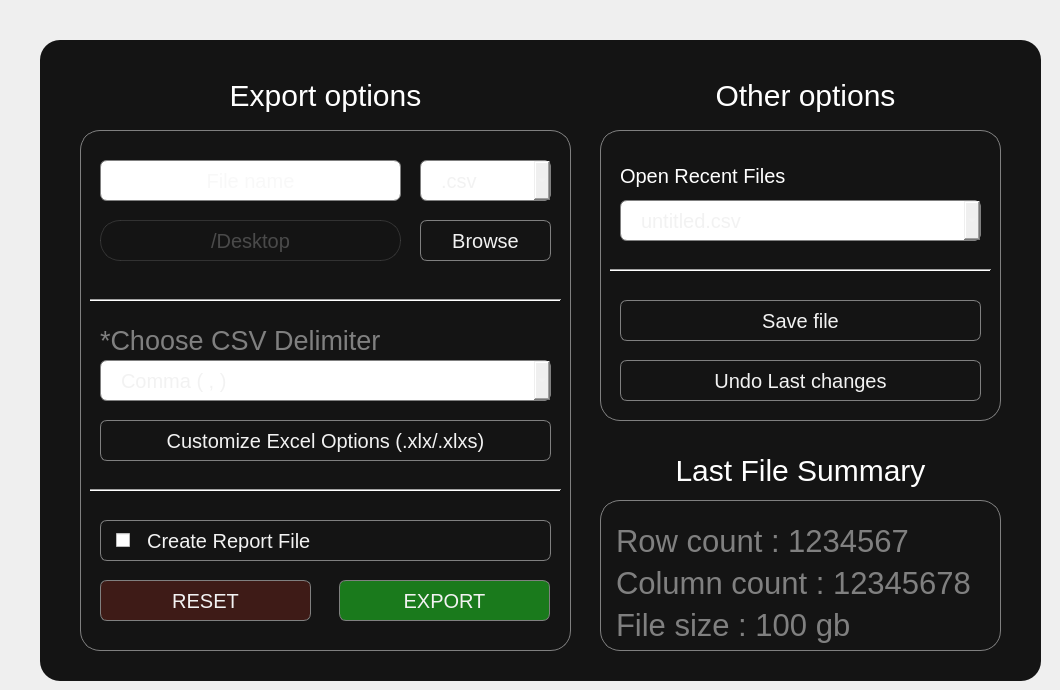
   <widget class="QWidget" name="finalization_page">
    <widget class="QLabel" name="label_35">
     <property name="geometry">
      <rect>
       <x>40</x>
       <y>40</y>
       <width>1001</width>
       <height>641</height>
      </rect>
     </property>
     <property name="styleSheet">
      <string notr="true">border:1px red;
border-radius:20px;
background-color:rgba(20,20,20,255);	</string>
     </property>
     <property name="text">
      <string/>
     </property>
    </widget>
    <widget class="QComboBox" name="file_extension_combobox">
     <property name="geometry">
      <rect>
       <x>420</x>
       <y>160</y>
       <width>131</width>
       <height>41</height>
      </rect>
     </property>
     <property name="font">
      <font>
       <pointsize>-1</pointsize>
      </font>
     </property>
     <property name="cursor">
      <cursorShape>PointingHandCursor</cursorShape>
     </property>
     <property name="styleSheet">
      <string notr="true">QComboBox {
           background-color: qlineargradient(x1:0, y1:0, x2:1, y2:0.8,
                            stop:0 rgb(71, 78, 83),
                            stop:1 rgb(49, 54, 58));
            border: 1px solid gray;
            border-radius: 7px;
            color: #f2f2f2;
            font-size: 20px;
            padding-left:20px;
        }
        
        QComboBox:hover {
           background-color: qlineargradient(x1:0, y1:0, x2:1,  y2:0.8,
                            stop:0 rgb(66, 73, 78),
                            stop:1 rgb(54, 49, 53));


        }</string>
     </property>
     <property name="insertPolicy">
      <enum>QComboBox::InsertAtBottom</enum>
     </property>
     <item>
      <property name="text">
       <string>.csv</string>
      </property>
     </item>
     <item>
      <property name="text">
       <string>.xlx</string>
      </property>
     </item>
     <item>
      <property name="text">
       <string>.xlsx</string>
      </property>
     </item>
     <item>
      <property name="text">
       <string>.json</string>
      </property>
     </item>
     <item>
      <property name="text">
       <string>.xml</string>
      </property>
     </item>
     <item>
      <property name="text">
       <string>.txt</string>
      </property>
     </item>
    </widget>
    <widget class="QPushButton" name="browse_files_btn">
     <property name="geometry">
      <rect>
       <x>420</x>
       <y>220</y>
       <width>131</width>
       <height>41</height>
      </rect>
     </property>
     <property name="cursor">
      <cursorShape>PointingHandCursor</cursorShape>
     </property>
     <property name="styleSheet">
      <string notr="true">QPushButton {
           background-color: qlineargradient(x1:0, y1:0, x2:1, y2:0.8,
                            stop:0 rgb(71, 78, 83),
                            stop:1 rgb(49, 54, 58));
            border: 1px solid gray;
            border-radius: 7px;
            color: #f2f2f2;
            font-size: 20px;
        }
        
        QPushButton:hover {
           background-color: qlineargradient(x1:0, y1:0, x2:1,  y2:0.8,
                            stop:0 rgb(66, 73, 78),
                            stop:1 rgb(54, 49, 53));


        }</string>
     </property>
     <property name="text">
      <string>Browse</string>
     </property>
    </widget>
    <widget class="QLabel" name="label_36">
     <property name="geometry">
      <rect>
       <x>80</x>
       <y>130</y>
       <width>491</width>
       <height>521</height>
      </rect>
     </property>
     <property name="styleSheet">
      <string notr="true">QLabel{
	border:1px solid gray;
	border-radius:20px;
	background-color:rgba(20,20,20,255);	
}
</string>
     </property>
     <property name="text">
      <string/>
     </property>
    </widget>
    <widget class="QLineEdit" name="file_name_lineedit">
     <property name="enabled">
      <bool>true</bool>
     </property>
     <property name="geometry">
      <rect>
       <x>100</x>
       <y>160</y>
       <width>301</width>
       <height>41</height>
      </rect>
     </property>
     <property name="cursor">
      <cursorShape>IBeamCursor</cursorShape>
     </property>
     <property name="mouseTracking">
      <bool>true</bool>
     </property>
     <property name="focusPolicy">
      <enum>Qt::ClickFocus</enum>
     </property>
     <property name="styleSheet">
      <string notr="true">QLineEdit {
           background-color: qlineargradient(x1:0, y1:0, x2:1, y2:0.8,
                            stop:0 rgb(71, 78, 83),
                            stop:1 rgb(49, 54, 58));
            border: 1px solid gray;
            border-radius: 7px;
            color: #f2f2f2;
            font-size: 20px;
        }
        
        QLineEdit:hover {
           background-color: qlineargradient(x1:0, y1:0, x2:1,  y2:0.8,
                            stop:0 rgb(66, 73, 78),
                            stop:1 rgb(54, 49, 53));


        }</string>
     </property>
     <property name="maxLength">
      <number>200</number>
     </property>
     <property name="alignment">
      <set>Qt::AlignCenter</set>
     </property>
     <property name="readOnly">
      <bool>false</bool>
     </property>
     <property name="placeholderText">
      <string>File name</string>
     </property>
    </widget>
    <widget class="QLabel" name="file_root_info_label">
     <property name="geometry">
      <rect>
       <x>100</x>
       <y>220</y>
       <width>301</width>
       <height>41</height>
      </rect>
     </property>
     <property name="styleSheet">
      <string notr="true">QLabel{
	color:rgba(80,80,80,0.9);
	border:1px solid rgba(80, 80, 80,0.5);
	border-radius:20px;
	font:20px;
	background-color:rgba(20,20,20,255);	
}
</string>
     </property>
     <property name="text">
      <string>/Desktop</string>
     </property>
     <property name="alignment">
      <set>Qt::AlignCenter</set>
     </property>
    </widget>
    <widget class="QComboBox" name="csv_delimiter_combobox">
     <property name="geometry">
      <rect>
       <x>100</x>
       <y>360</y>
       <width>451</width>
       <height>41</height>
      </rect>
     </property>
     <property name="font">
      <font>
       <pointsize>-1</pointsize>
      </font>
     </property>
     <property name="cursor">
      <cursorShape>PointingHandCursor</cursorShape>
     </property>
     <property name="styleSheet">
      <string notr="true">QComboBox {
           background-color: qlineargradient(x1:0, y1:0, x2:1, y2:0.8,
                            stop:0 rgb(71, 78, 83),
                            stop:1 rgb(49, 54, 58));
            border: 1px solid gray;
            border-radius: 7px;
            color: #f2f2f2;
            font-size: 20px;
            padding-left:20px;
        }
        
        QComboBox:hover {
           background-color: qlineargradient(x1:0, y1:0, x2:1,  y2:0.8,
                            stop:0 rgb(66, 73, 78),
                            stop:1 rgb(54, 49, 53));


        }</string>
     </property>
     <property name="insertPolicy">
      <enum>QComboBox::InsertAtBottom</enum>
     </property>
     <item>
      <property name="text">
       <string>Comma ( , )</string>
      </property>
     </item>
     <item>
      <property name="text">
       <string>Semicolon ( ; )</string>
      </property>
     </item>
     <item>
      <property name="text">
       <string>Tab ( / )</string>
      </property>
     </item>
     <item>
      <property name="text">
       <string>Pipe ( | )</string>
      </property>
     </item>
    </widget>
    <widget class="QLabel" name="label_38">
     <property name="geometry">
      <rect>
       <x>100</x>
       <y>320</y>
       <width>441</width>
       <height>41</height>
      </rect>
     </property>
     <property name="font">
      <font>
       <family>Lucida Grande</family>
       <pointsize>20</pointsize>
       <weight>50</weight>
       <bold>false</bold>
      </font>
     </property>
     <property name="cursor">
      <cursorShape>ArrowCursor</cursorShape>
     </property>
     <property name="toolTip">
      <string extracomment="Elmir"/>
     </property>
     <property name="styleSheet">
      <string notr="true">color:gray;
background-color:transparent;</string>
     </property>
     <property name="frameShape">
      <enum>QFrame::NoFrame</enum>
     </property>
     <property name="text">
      <string>*Choose CSV Delimiter</string>
     </property>
    </widget>
    <widget class="QPushButton" name="customize_excel_options_btn">
     <property name="geometry">
      <rect>
       <x>100</x>
       <y>420</y>
       <width>451</width>
       <height>41</height>
      </rect>
     </property>
     <property name="cursor">
      <cursorShape>PointingHandCursor</cursorShape>
     </property>
     <property name="styleSheet">
      <string notr="true">QPushButton {
           background-color: qlineargradient(x1:0, y1:0, x2:1, y2:0.8,
                            stop:0 rgb(71, 78, 83),
                            stop:1 rgb(49, 54, 58));
            border: 1px solid gray;
            border-radius: 7px;
            color: #f2f2f2;
            font-size: 20px;
        }
        
        QPushButton:hover {
           background-color: qlineargradient(x1:0, y1:0, x2:1,  y2:0.8,
                            stop:0 rgb(66, 73, 78),
                            stop:1 rgb(54, 49, 53));


        }</string>
     </property>
     <property name="text">
      <string>Customize Excel Options (.xlx/.xlxs)</string>
     </property>
    </widget>
    <widget class="QLabel" name="label_39">
     <property name="geometry">
      <rect>
       <x>80</x>
       <y>70</y>
       <width>491</width>
       <height>51</height>
      </rect>
     </property>
     <property name="font">
      <font>
       <pointsize>-1</pointsize>
       <weight>50</weight>
       <italic>false</italic>
       <bold>false</bold>
      </font>
     </property>
     <property name="cursor">
      <cursorShape>ArrowCursor</cursorShape>
     </property>
     <property name="toolTip">
      <string extracomment="Elmir"/>
     </property>
     <property name="styleSheet">
      <string notr="true">color:white;
font:30px;
background-color:transparent;</string>
     </property>
     <property name="frameShape">
      <enum>QFrame::NoFrame</enum>
     </property>
     <property name="text">
      <string>Export options</string>
     </property>
     <property name="alignment">
      <set>Qt::AlignCenter</set>
     </property>
    </widget>
    <widget class="QCheckBox" name="create_report_checkbox">
     <property name="geometry">
      <rect>
       <x>100</x>
       <y>520</y>
       <width>451</width>
       <height>41</height>
      </rect>
     </property>
     <property name="cursor">
      <cursorShape>PointingHandCursor</cursorShape>
     </property>
     <property name="styleSheet">
      <string notr="true">QCheckBox {
           background-color: qlineargradient(x1:0, y1:0, x2:1, y2:0.8,
                            stop:0 rgb(71, 78, 83),
                            stop:1 rgb(49, 54, 58));
            border: 1px solid gray;
            border-radius: 7px;
            color: #f2f2f2;
            font-size: 20px;
            padding-left:15px;
        }
        
        QCheckBox:hover {
           background-color: qlineargradient(x1:0, y1:0, x2:1,  y2:0.8,
                            stop:0 rgb(66, 73, 78),
                            stop:1 rgb(54, 49, 53));


        }
        
        QCheckBox:focus {
           background-color: qlineargradient(x1:0, y1:0, x2:1,  y2:0.8,
                            stop:0 rgb(61, 68, 73),
                            stop:1 rgb(39, 44, 48));

 }
       
    QCheckBox QAbstractItemView {
        border:0px;
        background-color: #31363A;
    }
        
 
     </string>
     </property>
     <property name="text">
      <string>  Create Report File</string>
     </property>
    </widget>
    <widget class="QPushButton" name="export_final_btn">
     <property name="geometry">
      <rect>
       <x>339</x>
       <y>580</y>
       <width>211</width>
       <height>41</height>
      </rect>
     </property>
     <property name="cursor">
      <cursorShape>PointingHandCursor</cursorShape>
     </property>
     <property name="styleSheet">
      <string notr="true">QPushButton {
	       
		background-color: rgba(33, 225, 36,0.5);
            border: 1px solid gray;
            border-radius: 7px;
            color: #f2f2f2;
            font-size: 20px;
        }
QPushButton:hover{
	       
		background-color: rgba(33, 225, 36,0.2);
            border: 1px solid gray;
            border-radius: 7px;
            color: #f2f2f2;
            font-size: 20px;
        }
</string>
     </property>
     <property name="text">
      <string>EXPORT</string>
     </property>
    </widget>
    <widget class="QPushButton" name="export_reset_btn">
     <property name="geometry">
      <rect>
       <x>100</x>
       <y>580</y>
       <width>211</width>
       <height>41</height>
      </rect>
     </property>
     <property name="cursor">
      <cursorShape>PointingHandCursor</cursorShape>
     </property>
     <property name="styleSheet">
      <string notr="true">QPushButton {
		
	background-color: rgba(231, 55, 34,0.2);
            border: 1px solid gray;
            border-radius: 7px;
            color: #f2f2f2;
            font-size: 20px;
        }
        
QPushButton:hover {
		
	background-color: rgba(221, 65, 34,0.5);
            border: 1px solid gray;
            border-radius: 7px;
            color: #f2f2f2;
            font-size: 20px;
        }
        </string>
     </property>
     <property name="text">
      <string>RESET</string>
     </property>
    </widget>
    <widget class="Line" name="line">
     <property name="geometry">
      <rect>
       <x>90</x>
       <y>480</y>
       <width>471</width>
       <height>20</height>
      </rect>
     </property>
     <property name="styleSheet">
      <string notr="true"/>
     </property>
     <property name="orientation">
      <enum>Qt::Horizontal</enum>
     </property>
    </widget>
    <widget class="Line" name="line_7">
     <property name="geometry">
      <rect>
       <x>90</x>
       <y>290</y>
       <width>471</width>
       <height>20</height>
      </rect>
     </property>
     <property name="styleSheet">
      <string notr="true"/>
     </property>
     <property name="orientation">
      <enum>Qt::Horizontal</enum>
     </property>
    </widget>
    <widget class="QLabel" name="label_40">
     <property name="geometry">
      <rect>
       <x>600</x>
       <y>130</y>
       <width>401</width>
       <height>291</height>
      </rect>
     </property>
     <property name="styleSheet">
      <string notr="true">QLabel{
	border:1px solid gray;
	border-radius:20px;
	background-color:rgba(20,20,20,255);	
}
</string>
     </property>
     <property name="text">
      <string/>
     </property>
    </widget>
    <widget class="QComboBox" name="open_recent_files_combobox">
     <property name="geometry">
      <rect>
       <x>620</x>
       <y>200</y>
       <width>361</width>
       <height>41</height>
      </rect>
     </property>
     <property name="font">
      <font>
       <pointsize>-1</pointsize>
      </font>
     </property>
     <property name="cursor">
      <cursorShape>PointingHandCursor</cursorShape>
     </property>
     <property name="styleSheet">
      <string notr="true">QComboBox {
           background-color: qlineargradient(x1:0, y1:0, x2:1, y2:0.8,
                            stop:0 rgb(71, 78, 83),
                            stop:1 rgb(49, 54, 58));
            border: 1px solid gray;
            border-radius: 7px;
            color: #f2f2f2;
            font-size: 20px;
            padding-left:20px;
        }
        
        QComboBox:hover {
           background-color: qlineargradient(x1:0, y1:0, x2:1,  y2:0.8,
                            stop:0 rgb(66, 73, 78),
                            stop:1 rgb(54, 49, 53));


        }</string>
     </property>
     <property name="insertPolicy">
      <enum>QComboBox::InsertAtBottom</enum>
     </property>
     <item>
      <property name="text">
       <string>untitled.csv</string>
      </property>
     </item>
    </widget>
    <widget class="QLabel" name="label_41">
     <property name="geometry">
      <rect>
       <x>620</x>
       <y>150</y>
       <width>301</width>
       <height>51</height>
      </rect>
     </property>
     <property name="font">
      <font>
       <pointsize>-1</pointsize>
       <weight>50</weight>
       <italic>false</italic>
       <bold>false</bold>
      </font>
     </property>
     <property name="cursor">
      <cursorShape>ArrowCursor</cursorShape>
     </property>
     <property name="toolTip">
      <string extracomment="Elmir"/>
     </property>
     <property name="styleSheet">
      <string notr="true">color:white;
font:20px;
background-color:transparent;</string>
     </property>
     <property name="frameShape">
      <enum>QFrame::NoFrame</enum>
     </property>
     <property name="text">
      <string>Open Recent Files</string>
     </property>
     <property name="alignment">
      <set>Qt::AlignLeading|Qt::AlignLeft|Qt::AlignVCenter</set>
     </property>
    </widget>
    <widget class="QPushButton" name="save_file_btn">
     <property name="geometry">
      <rect>
       <x>620</x>
       <y>300</y>
       <width>361</width>
       <height>41</height>
      </rect>
     </property>
     <property name="cursor">
      <cursorShape>PointingHandCursor</cursorShape>
     </property>
     <property name="styleSheet">
      <string notr="true">QPushButton {
           background-color: qlineargradient(x1:0, y1:0, x2:1, y2:0.8,
                            stop:0 rgb(71, 78, 83),
                            stop:1 rgb(49, 54, 58));
            border: 1px solid gray;
            border-radius: 7px;
            color: #f2f2f2;
            font-size: 20px;
        }
        
        QPushButton:hover {
           background-color: qlineargradient(x1:0, y1:0, x2:1,  y2:0.8,
                            stop:0 rgb(66, 73, 78),
                            stop:1 rgb(54, 49, 53));


        }</string>
     </property>
     <property name="text">
      <string>Save file</string>
     </property>
    </widget>
    <widget class="QPushButton" name="undo_last_changes_btn">
     <property name="geometry">
      <rect>
       <x>620</x>
       <y>360</y>
       <width>361</width>
       <height>41</height>
      </rect>
     </property>
     <property name="cursor">
      <cursorShape>PointingHandCursor</cursorShape>
     </property>
     <property name="styleSheet">
      <string notr="true">QPushButton {
           background-color: qlineargradient(x1:0, y1:0, x2:1, y2:0.8,
                            stop:0 rgb(71, 78, 83),
                            stop:1 rgb(49, 54, 58));
            border: 1px solid gray;
            border-radius: 7px;
            color: #f2f2f2;
            font-size: 20px;
        }
        
        QPushButton:hover {
           background-color: qlineargradient(x1:0, y1:0, x2:1,  y2:0.8,
                            stop:0 rgb(66, 73, 78),
                            stop:1 rgb(54, 49, 53));


        }</string>
     </property>
     <property name="text">
      <string>Undo Last changes</string>
     </property>
    </widget>
    <widget class="QLabel" name="label_44">
     <property name="geometry">
      <rect>
       <x>560</x>
       <y>70</y>
       <width>491</width>
       <height>51</height>
      </rect>
     </property>
     <property name="font">
      <font>
       <pointsize>-1</pointsize>
       <weight>50</weight>
       <italic>false</italic>
       <bold>false</bold>
      </font>
     </property>
     <property name="cursor">
      <cursorShape>ArrowCursor</cursorShape>
     </property>
     <property name="toolTip">
      <string extracomment="Elmir"/>
     </property>
     <property name="styleSheet">
      <string notr="true">color:white;
font:30px;
background-color:transparent;</string>
     </property>
     <property name="frameShape">
      <enum>QFrame::NoFrame</enum>
     </property>
     <property name="text">
      <string>Other options</string>
     </property>
     <property name="alignment">
      <set>Qt::AlignCenter</set>
     </property>
    </widget>
    <widget class="Line" name="line_8">
     <property name="geometry">
      <rect>
       <x>610</x>
       <y>260</y>
       <width>381</width>
       <height>20</height>
      </rect>
     </property>
     <property name="styleSheet">
      <string notr="true"/>
     </property>
     <property name="orientation">
      <enum>Qt::Horizontal</enum>
     </property>
    </widget>
    <widget class="QListWidget" name="last_file_info_listwidget">
     <property name="geometry">
      <rect>
       <x>610</x>
       <y>520</y>
       <width>381</width>
       <height>131</height>
      </rect>
     </property>
     <property name="font">
      <font>
       <pointsize>23</pointsize>
      </font>
     </property>
     <property name="cursor" stdset="0">
      <cursorShape>PointingHandCursor</cursorShape>
     </property>
     <property name="focusPolicy">
      <enum>Qt::NoFocus</enum>
     </property>
     <property name="styleSheet">
      <string notr="true">QListWidget {
	color:white;
	background-color:transparent;
	outline:0;
	border:1px gray;
}
QListWidget::item {
	color:gray;
	background-color:transparent;
 	margin: 3px;
	border:1px transparent;
}
QListWidget::item:selected{
	background-color:transparent;
	color:white;
	border:1px solid #808080;
}


</string>
     </property>
     <property name="frameShape">
      <enum>QFrame::NoFrame</enum>
     </property>
     <property name="frameShadow">
      <enum>QFrame::Sunken</enum>
     </property>
     <property name="lineWidth">
      <number>0</number>
     </property>
     <item>
      <property name="text">
       <string>Row count : 1234567</string>
      </property>
     </item>
     <item>
      <property name="text">
       <string>Column count : 12345678</string>
      </property>
     </item>
     <item>
      <property name="text">
       <string>File size : 100 gb</string>
      </property>
     </item>
    </widget>
    <widget class="QLabel" name="label_42">
     <property name="geometry">
      <rect>
       <x>600</x>
       <y>500</y>
       <width>401</width>
       <height>151</height>
      </rect>
     </property>
     <property name="styleSheet">
      <string notr="true">QLabel{
	border:1px solid gray;
	border-radius:20px;
	background-color:rgba(20,20,20,255);	
}
</string>
     </property>
     <property name="text">
      <string/>
     </property>
    </widget>
    <widget class="QLabel" name="label_43">
     <property name="geometry">
      <rect>
       <x>600</x>
       <y>450</y>
       <width>401</width>
       <height>41</height>
      </rect>
     </property>
     <property name="font">
      <font>
       <pointsize>-1</pointsize>
       <weight>50</weight>
       <italic>false</italic>
       <bold>false</bold>
      </font>
     </property>
     <property name="cursor">
      <cursorShape>ArrowCursor</cursorShape>
     </property>
     <property name="toolTip">
      <string extracomment="Elmir"/>
     </property>
     <property name="styleSheet">
      <string notr="true">color:white;
font:30px;
background-color:transparent;</string>
     </property>
     <property name="frameShape">
      <enum>QFrame::NoFrame</enum>
     </property>
     <property name="text">
      <string>Last File Summary</string>
     </property>
     <property name="alignment">
      <set>Qt::AlignCenter</set>
     </property>
    </widget>
    <zorder>label_35</zorder>
    <zorder>label_42</zorder>
    <zorder>label_36</zorder>
    <zorder>file_extension_combobox</zorder>
    <zorder>browse_files_btn</zorder>
    <zorder>file_name_lineedit</zorder>
    <zorder>file_root_info_label</zorder>
    <zorder>csv_delimiter_combobox</zorder>
    <zorder>label_38</zorder>
    <zorder>customize_excel_options_btn</zorder>
    <zorder>label_39</zorder>
    <zorder>create_report_checkbox</zorder>
    <zorder>export_final_btn</zorder>
    <zorder>export_reset_btn</zorder>
    <zorder>line</zorder>
    <zorder>line_7</zorder>
    <zorder>label_40</zorder>
    <zorder>open_recent_files_combobox</zorder>
    <zorder>label_41</zorder>
    <zorder>save_file_btn</zorder>
    <zorder>undo_last_changes_btn</zorder>
    <zorder>label_44</zorder>
    <zorder>line_8</zorder>
    <zorder>last_file_info_listwidget</zorder>
    <zorder>label_43</zorder>
   </widget>
